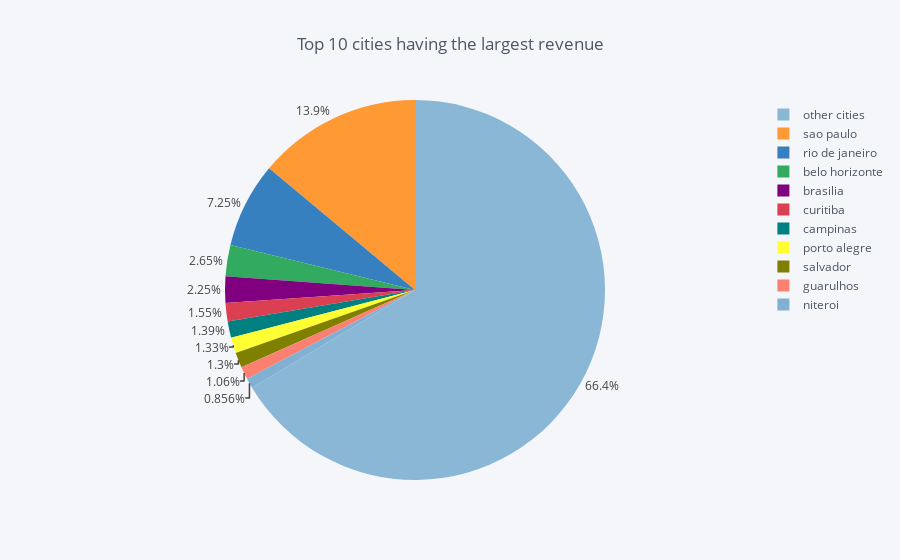

Notebook code for this chart:
### Code cell
import cufflinks as cf
cf.go_offline()
topcity_rev_df.iplot(kind='pie', labels='customer_city', values='Total Revenue',textposition='outside',
                     hoverinfo='label+percent', title='Top 10 cities having the largest revenue')

### Figure 1 — Plotly figure (JSON) as saved in the notebook; plotly's stock layout.template omitted (floating-point values rounded to 4 significant figures)
{"data": [{"labels": ["sao paulo", "rio de janeiro", "belo horizonte", "brasilia", "curitiba", "campinas", "porto alegre", "salvador", "guarulhos", "niteroi", "other cities"], "marker": {"colors": ["rgba(255, 153, 51, 1.0)", "rgba(55, 128, 191, 1.0)", "rgba(50, 171, 96, 1.0)", "rgba(128, 0, 128, 1.0)", "rgba(219, 64, 82, 1.0)", "rgba(0, 128, 128, 1.0)", "rgba(255, 255, 51, 1.0)", "rgba(128, 128, 0, 1.0)", "rgba(251, 128, 114, 1.0)", "rgba(128, 177, 211, 1.0)", "rgba(128, 177, 211, 0.8999999999999999)"]}, "name": "", "textposition": "outside", "type": "pie", "values": [1708000.0, 888200.0, 325100.0, 276200.0, 190200.0, 169900.0, 162800.0, 159500.0, 130400.0, 104800.0, 8135000.0]}], "layout": {"legend": {"bgcolor": "#F5F6F9", "font": {"color": "#4D5663"}}, "paper_bgcolor": "#F5F6F9", "plot_bgcolor": "#F5F6F9", "title": "Top 10 cities having the largest revenue", "titlefont": {"color": "#4D5663"}}}
